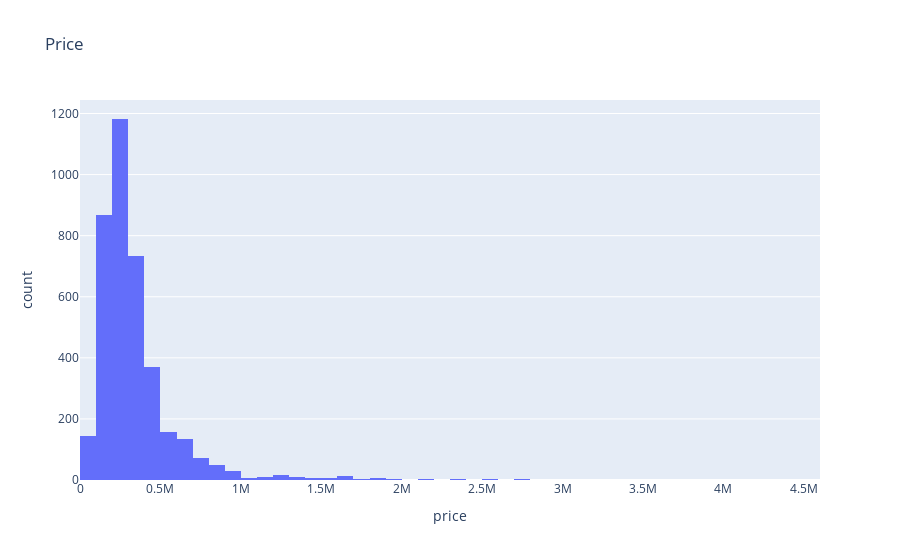
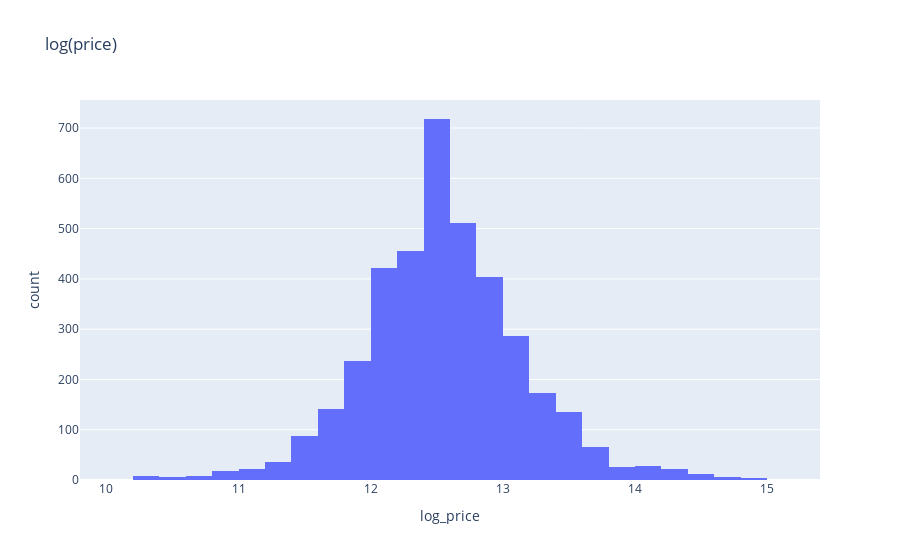
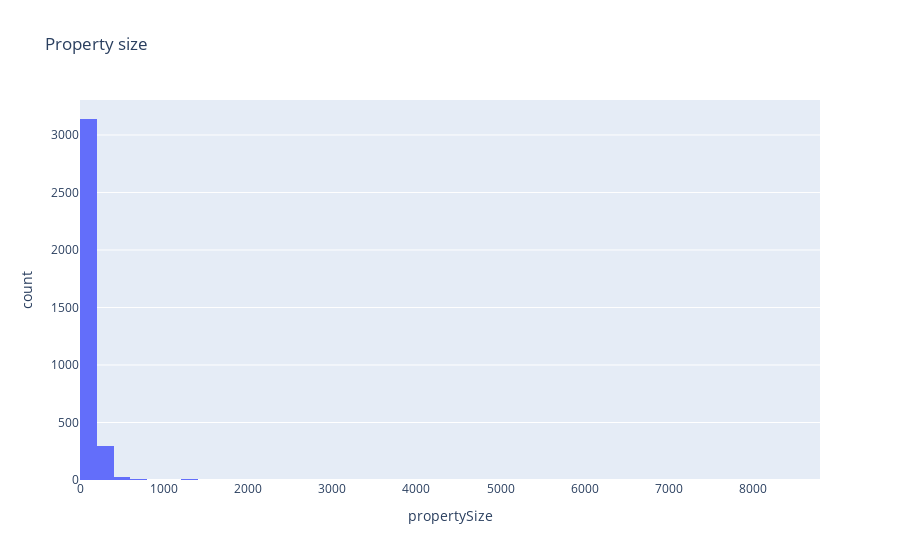
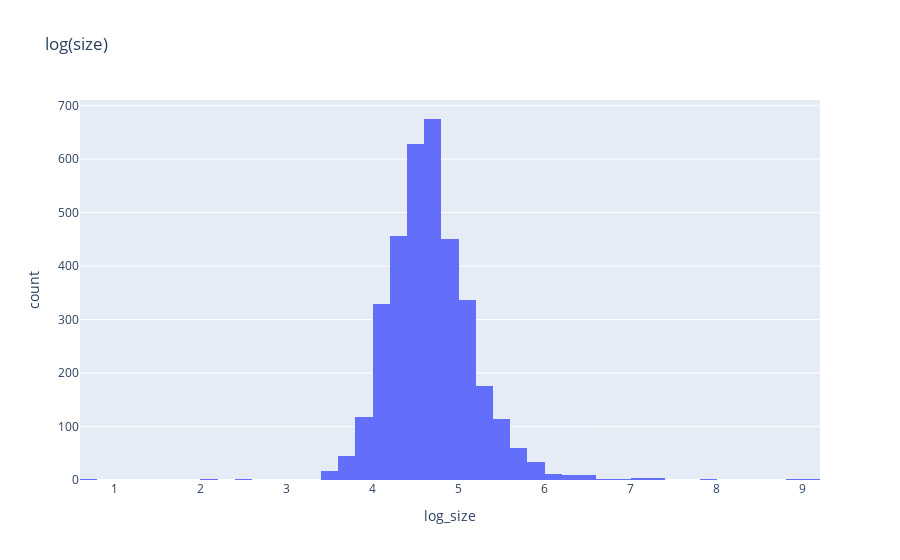

The notebook cell these images were saved under, in order:
### Markdown cell above
### 3.2 Histograms - log-transforming

What we're looking for
- Original scale: if the histogram is strongly skewed, a log transform often helps.
- Log scale: if the histogram of the log values looks more symmetric, bell shaped, it is a sign that log‑transforming for regression is useful (errors closer to normal, linearity easier).

### Code cell
import numpy as np

# price and size log-transform
df['log_price'] = np.log1p(df['price'])          # log(1 + x) helps to avoid log(0)
df['log_size']  = np.log1p(df['propertySize'])

# histograms before transformation
px.histogram(df, x='price', nbins=50, title='Price').show()
px.histogram(df, x='log_price', nbins=50, title='log(price)').show()

#log- scale histograms
px.histogram(df, x='propertySize', nbins=50, title='Property size').show()
px.histogram(df, x='log_size', nbins=50, title='log(size)').show()

### Figure 1 — Plotly figure (JSON) as saved in the notebook; plotly's stock layout.template omitted (floating-point values rounded to 4 significant figures; data arrays with more than 128 entries replaced by an {"elided": "..."} marker saying what was removed)
{"data": [{"alignmentgroup": "True", "bingroup": "x", "hovertemplate": "price=%{x}<br>count=%{y}<extra></extra>", "legendgroup": "", "marker": {"color": "#636efa", "pattern": {"shape": ""}}, "name": "", "nbinsx": 50, "offsetgroup": "", "orientation": "v", "showlegend": false, "type": "histogram", "x": {"elided": "3831 int values"}, "xaxis": "x", "yaxis": "y"}], "layout": {"barmode": "relative", "legend": {"tracegroupgap": 0}, "title": {"text": "Price"}, "xaxis": {"anchor": "y", "domain": [0, 1], "title": {"text": "price"}}, "yaxis": {"anchor": "x", "domain": [0, 1], "title": {"text": "count"}}}}

### Figure 2 — Plotly figure (JSON) as saved in the notebook; plotly's stock layout.template omitted (floating-point values rounded to 4 significant figures; data arrays with more than 128 entries replaced by an {"elided": "..."} marker saying what was removed)
{"data": [{"alignmentgroup": "True", "bingroup": "x", "hovertemplate": "log_price=%{x}<br>count=%{y}<extra></extra>", "legendgroup": "", "marker": {"color": "#636efa", "pattern": {"shape": ""}}, "name": "", "nbinsx": 50, "offsetgroup": "", "orientation": "v", "showlegend": false, "type": "histogram", "x": {"elided": "3831 float values"}, "xaxis": "x", "yaxis": "y"}], "layout": {"barmode": "relative", "legend": {"tracegroupgap": 0}, "title": {"text": "log(price)"}, "xaxis": {"anchor": "y", "domain": [0, 1], "title": {"text": "log_price"}}, "yaxis": {"anchor": "x", "domain": [0, 1], "title": {"text": "count"}}}}

### Figure 3 — Plotly figure (JSON) as saved in the notebook; plotly's stock layout.template omitted (floating-point values rounded to 4 significant figures; data arrays with more than 128 entries replaced by an {"elided": "..."} marker saying what was removed)
{"data": [{"alignmentgroup": "True", "bingroup": "x", "hovertemplate": "propertySize=%{x}<br>count=%{y}<extra></extra>", "legendgroup": "", "marker": {"color": "#636efa", "pattern": {"shape": ""}}, "name": "", "nbinsx": 50, "offsetgroup": "", "orientation": "v", "showlegend": false, "type": "histogram", "x": {"elided": "3831 int values"}, "xaxis": "x", "yaxis": "y"}], "layout": {"barmode": "relative", "legend": {"tracegroupgap": 0}, "title": {"text": "Property size"}, "xaxis": {"anchor": "y", "domain": [0, 1], "title": {"text": "propertySize"}}, "yaxis": {"anchor": "x", "domain": [0, 1], "title": {"text": "count"}}}}

### Figure 4 — Plotly figure (JSON) as saved in the notebook; plotly's stock layout.template omitted (floating-point values rounded to 4 significant figures; data arrays with more than 128 entries replaced by an {"elided": "..."} marker saying what was removed)
{"data": [{"alignmentgroup": "True", "bingroup": "x", "hovertemplate": "log_size=%{x}<br>count=%{y}<extra></extra>", "legendgroup": "", "marker": {"color": "#636efa", "pattern": {"shape": ""}}, "name": "", "nbinsx": 50, "offsetgroup": "", "orientation": "v", "showlegend": false, "type": "histogram", "x": {"elided": "3831 float values"}, "xaxis": "x", "yaxis": "y"}], "layout": {"barmode": "relative", "legend": {"tracegroupgap": 0}, "title": {"text": "log(size)"}, "xaxis": {"anchor": "y", "domain": [0, 1], "title": {"text": "log_size"}}, "yaxis": {"anchor": "x", "domain": [0, 1], "title": {"text": "count"}}}}
